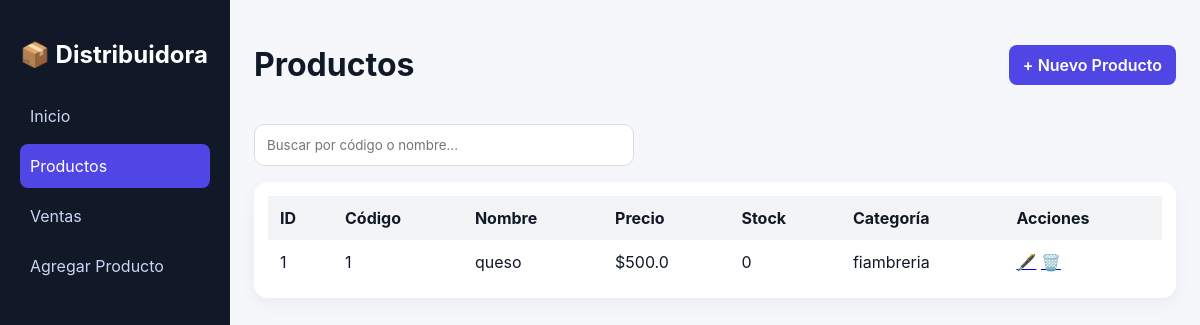
Before: /productos with the older database file.
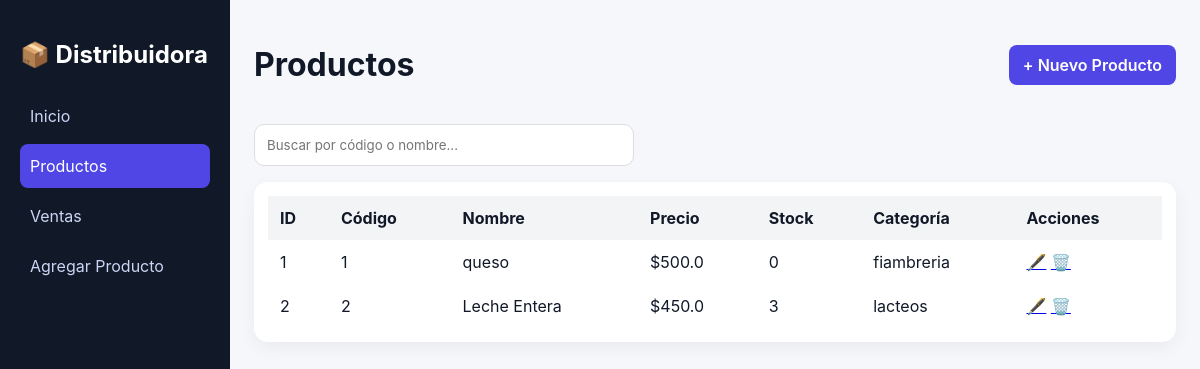
After: the same page with the newer database file.
### tables this page shows
CREATE TABLE productos (
            id INTEGER PRIMARY KEY AUTOINCREMENT,
            nombre TEXT NOT NULL,
            codigo TEXT NOT NULL,
            precio REAL NOT NULL,
            stock INTEGER NOT NULL DEFAULT 0,
            categoria TEXT NOT NULL
        );

### routes/products.py (the view)
@productos_bp.route("/productos")
def productos():
    conn = conectar()
    producto = conn.execute("SELECT * FROM productos").fetchall()
    for p in producto:
        print(dict(p))
    conn.close()
    return render_template("productos.html", productos=producto, page = "productos")

### db.py (called while the page is built)
def conectar():
    conn = sqlite3.connect(DB_NAME)
    conn.row_factory = sqlite3.Row
    return conn

### templates/productos.html (shortened to what this page needs)
<html lang="es">
<head>
<link rel="stylesheet" href="/static/style.css">
</head>
<body>
<div class="app">
  <aside class="sidebar">
    <h2 class="logo">📦 Distribuidora</h2>
     <nav>
    <a href="/" class="{% if page == 'inicio' %}active{% endif %}">Inicio</a>
    <a href="/productos" class="{% if page == 'productos' %}active{% endif %}">
      Productos
    </a>
    <a href="/ventas" class="{% if page == 'ventas' %}active{% endif %}">
      Ventas
    </a>
    <a href="/agregar_productos" class="{% if page == 'agregar_productos' %}active{% endif %}">
      Agregar Producto
    </a>
  </nav>
  </aside>
  <main class="content">
    <header class="topbar">
      <h1>Productos</h1>
      <a href="/agregar_productos" class="btn-primary">+ Nuevo Producto</a>
    </header>
    <div class="search-box">
      <input type="text" id="searchInput" placeholder="Buscar por código o nombre...">
    </div>
    <div class="table-card">
      <table id="productsTable">
        <thead>
          <tr>
            <th>ID</th>
            <th>Código</th>
            <th>Nombre</th>
            <th>Precio</th>
            <th>Stock</th>
            <th>Categoría</th>
            <th>Acciones</th>
          </tr>
        </thead>
        <tbody>
          {% for producto in productos %}
          <tr>
            <td>{{ producto.id }}</td>
            <td class="codigo">{{ producto.codigo }}</td>
            <td class="nombre">{{ producto.nombre }}</td>
            <td>${{ producto.precio }}</td>
            <td>{{ producto.stock }}</td>
            <td>{{ producto.categoria }}</td>
            <td><a href="/editar_producto/{{ producto.id }}" class="btn-edit">🖋️</a>
                <a href="/eliminar_producto/{{ producto.id }}" class="btn-delete">🗑️</a>
            </td>
          </tr>
          {% endfor %}
        </tbody>
      </table>
    </div>
  </main>
</div>
</body>
</html>

Changed rows visible on the page:
added productos: id "2", codigo "2", nombre "Leche Entera", precio "450.0", stock "3", categoria "lacteos"
